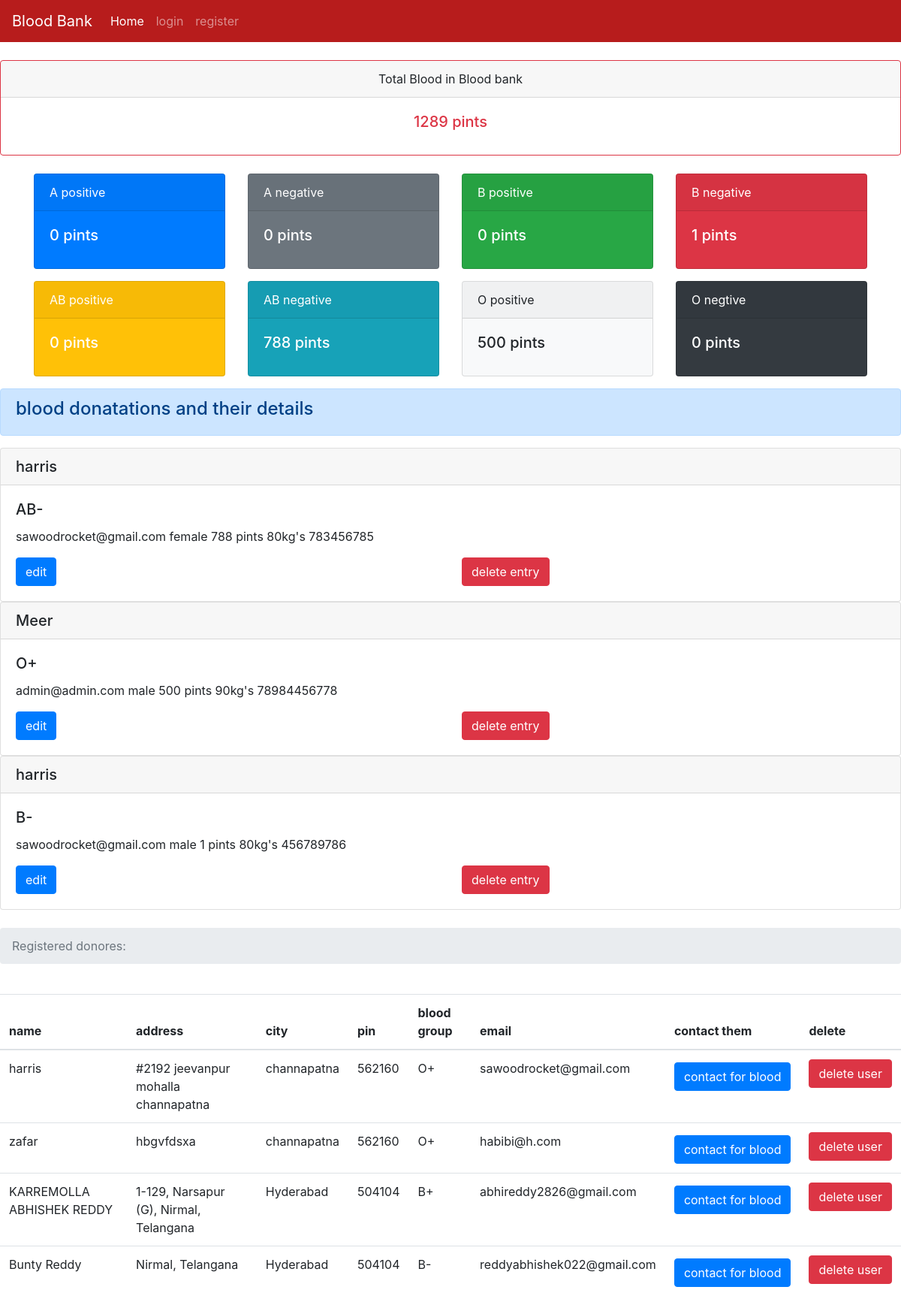
/dashboard, run on the app's committed database.
### tables this page shows
CREATE TABLE blood (id INTEGER PRIMARY KEY AUTOINCREMENT, type TEXT, donorname TEXT, donorsex TEXT, qty TEXT, dweight TEXT, donoremail TEXT, phone TEXT);

CREATE TABLE users (name TEXT, addr TEXT, city TEXT, pin TEXT, bg TEXT,email TEXT UNIQUE, pass TEXT);

### server.py (the view)
@app.route('/dashboard')
def dashboard():
   totalblood=0
   con = sqlite3.connect('database.db')
   con.row_factory = sqlite3.Row
   cur = con.cursor()
   cur.execute("select * from blood")
   rows = cur.fetchall();
   for row in rows:
       totalblood  += int(row['qty'])
   cur.execute("select * from users")
   users = cur.fetchall();
   Apositive=0
   Opositive=0
   Bpositive=0
   Anegative=0
   Onegative=0
   Bnegative=0
   ABpositive=0
   ABnegative = 0
   print(rows)
   cur.execute("select * from blood where type=?",('A+',))
   type = cur.fetchall();
   for a in type:
       Apositive += int(a['qty'])
   cur.execute("select * from blood where type=?",('A-',))
   type = cur.fetchall();
   for a in type:
       Anegative += int(a['qty'])
   cur.execute("select * from blood where type=?",('O+',))
   type = cur.fetchall();
   for a in type:
       Opositive += int(a['qty'])
   cur.execute("select * from blood where type=?",('O-',))
   type = cur.fetchall();
   for a in type:
       Onegative += int(a['qty'])
   cur.execute("select * from blood where type=?",('B+',))
   type = cur.fetchall();
   for a in type:
       Bpositive += int(a['qty'])
   cur.execute("select * from blood where type=?",('B-',))
   type = cur.fetchall();
   for a in type:
       Bnegative += int(a['qty'])
   cur.execute("select * from blood where type=?",('AB+',))
   type = cur.fetchall();
   for a in type:
       ABpositive += int(a['qty'])
   cur.execute("select * from blood where type=?",('AB-',))
   type = cur.fetchall();
   for a in type:
       ABnegative += int(a['qty'])
   bloodtypestotal = {'apos': Apositive,'aneg':Anegative,'opos':Opositive,'oneg':Onegative,'bpos':Bpositive,'bneg':Bnegative,'abpos':ABpositive,'abneg':ABnegative}
   return render_template("requestdonors.html",rows = rows,totalblood = totalblood,users=users,bloodtypestotal=bloodtypestotal)

### templates/requestdonors.html (shortened to what this page needs)
<!doctype html>
{% extends "base.html" %}
{% block content %}
    <br>
    <div class="card border-danger text-center">
      <div class="card-header">Total Blood in Blood bank</div>
      <div class="card-body text-danger">
        <h5 class="card-title"><span class='numscroller' data-min='1' data-max='{{totalblood}}' data-delay='5' data-increment='10'>{{totalblood}}</span> pints</h5>
      </div>
    </div>
<br>
        <div class="container">
  <div class="row">
    <div class="col"><div class="card text-white bg-primary mb-3" style="max-width: 18rem;">
      <div class="card-header">A positive</div>
    <div class="card-body">
      <h5 class="card-title"><span class='numscroller' data-min='1' data-max='{{bloodtypestotal.apos}}' data-delay='5' data-increment='10'>{{bloodtypestotal.apos}}</span> pints</h5>
    </div>
  </div></div>
    <div class="col"><div class="card text-white bg-secondary mb-3" style="max-width: 18rem;">
      <div class="card-header">A negative</div>
    <div class="card-body">
      <h5 class="card-title"><span class="count"><span class='numscroller' data-min='1' data-max='{{bloodtypestotal.aneg}}' data-delay='5' data-increment='10'>{{bloodtypestotal.aneg}}</span></span> pints</h5>
    </div>
    </div></div>
    <div class="col"><div class="card text-white bg-success mb-3" style="max-width: 18rem;">
      <div class="card-header">B positive</div>
    <div class="card-body">
      <h5 class="card-title"><span class='numscroller' data-min='1' data-max='{{bloodtypestotal.bpos}}' data-delay='5' data-increment='10'>{{bloodtypestotal.bpos}}</span> pints</h5>
    </div>
    </div></div>
    <div class="col"><div class="card text-white bg-danger mb-3" style="max-width: 18rem;">
      <div class="card-header">B negative</div>
    <div class="card-body">
      <h5 class="card-title"><span class='numscroller' data-min='1' data-max='{{bloodtypestotal.bneg}}' data-delay='5' data-increment='10'>{{bloodtypestotal.bneg}}</span> pints</h5>
    </div>
    </div></div>
    <div class="col"><div class="card text-white bg-warning mb-3" style="max-width: 18rem;">
      <div class="card-header">AB positive</div>
    <div class="card-body">
      <h5 class="card-title"><span class='numscroller' data-min='1' data-max='{{bloodtypestotal.abpos}}' data-delay='5' data-increment='10'>{{bloodtypestotal.abpos}}</span> pints</h5>
    </div>
    </div></div>
    <div class="col"><div class="card text-white bg-info mb-3" style="max-width: 18rem;">
      <div class="card-header">AB negative</div>
    <div class="card-body">
      <h5 class="card-title"><span class="count"><span class='numscroller' data-min='1' data-max='{{bloodtypestotal.abneg}}' data-delay='5' data-increment='10'>{{bloodtypestotal.abneg}}</span></span> pints</h5>
    </div>
    </div></div>
    <div class="col"><div class="card bg-light mb-3" style="max-width: 18rem;">
      <div class="card-header">O positive</div>
    <div class="card-body">
      <h5 class="card-title"><span class="count"><span class='numscroller' data-min='1' data-max='{{bloodtypestotal.opos}}' data-delay='5' data-increment='10'>{{bloodtypestotal.opos}}</span> pints</h5>
    </div>
    </div></div>
    <div class="col"><div class="card text-white bg-dark mb-3" style="max-width: 18rem;">
      <div class="card-header">O negtive</div>
    <div class="card-body">
      <h5 class="card-title"><span class="count"><span class='numscroller' data-min='1' data-max='{{bloodtypestotal.oneg}}' data-delay='5' data-increment='10'>{{bloodtypestotal.oneg}}</span> pints</h5>
    </div>
    </div></div>
  </div>
</div>
<div class="alert alert-primary" role="alert">
  <h4>blood donatations and their details</h4>
</div>
         {% for row in rows %}
           <div class="card">
             <h5 class="card-header">{{row["donorname"]}}</h5>
             <div class="card-body">
               <h5 class="card-title">{{row["type"]}}</h5>
               <p class="card-text">{{ row["donoremail"]}}
               {{row['donorsex']}}
               {{row['qty']}} pints
               {{row['dweight']}}kg's
               {{row['phone']}}</p>
               <div class="row">
    <div class="col">
      <form action="{{url_for('editdonor',id=row['id'])}}" method="GET">
      <input type="submit" class="btn btn-primary" name="button" value="edit"/>
      </form>
    </div>
    <div class="col">
      <form action="{{url_for('deletebloodentry',id=row['id'])}}" method="GET">
      <input type="submit" name="button" class="btn btn-danger" value="delete entry"/>
      </form>
    </div>
  </div>
             </div>
           </div>
         {% endfor %}
<br>
         <nav aria-label="breadcrumb">
           <ol class="breadcrumb">
             <li class="breadcrumb-item active" aria-current="page">  Registered donores:</li>
           </ol>
         </nav>
<br>
        <table class="table">
          <thead>
    <tr>
      <th scope="col">name</th>
      <th scope="col">address</th>
      <th scope="col">city</th>
      <th scope="col">pin</th>
      <th scope="col">blood group</th>
      <th scope="col">email</th>
      <th scope="col">contact them</th>
      <th scope="col">delete</th>
    </tr>
  </thead>
           {% for r in users %}
              <tr>
                 <td>{{r["name"]}}</td>
                 <td>{{r["addr"]}}</td>
                 <td> {{ r["city"]}}</td>
                 <td>{{r['pin']}}</td>
                 <td>{{r['bg']}}</td>
                 <td>{{r['email']}}</td>
                 <td><button type="button" class="btn btn-primary mt-1" data-toggle="modal" data-target="#exampleModalCenter">
    contact for blood
  </button>
</td>
                 <td><a href = "{{url_for('deleteuser',useremail=r['email'])}}" class="btn btn-danger">delete user</a></td>
              </tr>
           {% endfor %}
           {% endblock %}

### templates/base.html (shortened to what this page needs)
<html>
    <head>
        <link rel="stylesheet" href="https://stackpath.bootstrapcdn.com/bootstrap/4.1.3/css/bootstrap.min.css">
    </head>
    <body>
      {% if session['admin'] == True %}
      <nav class="navbar navbar-expand-lg navbar-dark" style="background-color: #b71c1c;">
        <button class="navbar-toggler" type="button" data-toggle="collapse" data-target="#navbarSupportedContent" aria-controls="navbarSupportedContent" aria-expanded="false" aria-label="Toggle navigation">
          <span class="navbar-toggler-icon"></span>
        </button>
      <div class="collapse navbar-collapse" id="navbarNav">
        <a class="navbar-brand" href="/">Blood Bank</a>
      <ul class="navbar-nav mr-auto">
        <li class="nav-item active">
          <a class="nav-link" href="/">Home <span class="sr-only">(current)</span></a>
        </li>
      <li class="nav-item">
        <a class="nav-link" href="/dashboard">Dashboard</a>
      </li>
      <li class="nav-item">
        <a class="nav-link" href="/bloodbank">add blood</a>
      </li>
      </ul>
      <ul class="navbar-nav ml-auto">
        <li class="nav-item">
          <a class="nav-link" href="{{url_for('logout')}}">logout</a>
        </li>
        </ul>
    </div>
  </nav>
      {%else%}
      <nav class="navbar navbar-expand-lg navbar-dark" style="background-color: #b71c1c;">
      <div class="collapse navbar-collapse" id="navbarNav">
        <a class="navbar-brand" href="/">Blood Bank</a>
      <ul class="navbar-nav mr-auto">
        <li class="nav-item active">
          <a class="nav-link" href="/">Home <span class="sr-only">(current)</span></a>
        </li>
      <li class="nav-item">
        <a class="nav-link" href="/login">login</a>
      </li>
      <li class="nav-item">
        <a class="nav-link" href="{{url_for('add')}}">register</a>
      </li>
    </ul>
  </div>
</nav>
    {%endif%}
          {% block content %}
           {% endblock %}
      </body>
</html>

### data on the page
blood: donorname "harris", type "AB-", donoremail "sawoodrocket@gmail.com", donorsex "female", qty "788", dweight "80", phone "783456785"
blood: donorname "Meer", type "O+", donoremail "admin@admin.com", donorsex "male", qty "500", dweight "90", phone "78984456778"
blood: donorname "harris", type "B-", donoremail "sawoodrocket@gmail.com", donorsex "male", qty "1", dweight "80", phone "456789786"
users: name "harris", addr "#2192 jeevanpur mohalla channapatna", city "channapatna", pin "562160", bg "O+", email "sawoodrocket@gmail.com"
users: name "zafar", addr "hbgvfdsxa", city "channapatna", pin "562160", bg "O+", email "habibi@h.com"
users: name "KARREMOLLA ABHISHEK REDDY", addr "1-129, Narsapur (G), Nirmal, Telangana", city "Hyderabad", pin "504104", bg "B+", email "abhireddy2826@gmail.com"
users: name "Bunty Reddy", addr "Nirmal, Telangana", city "Hyderabad", pin "504104", bg "B-", email "reddyabhishek022@gmail.com"

### other printed values
{{ totalblood }} "1289"
{{ bloodtypestotal.apos }} "0"
{{ bloodtypestotal.aneg }} "0"
{{ bloodtypestotal.bpos }} "0"
{{ bloodtypestotal.bneg }} "1"
{{ bloodtypestotal.abpos }} "0"
{{ bloodtypestotal.abneg }} "788"
{{ bloodtypestotal.opos }} "500"
{{ bloodtypestotal.oneg }} "0"
